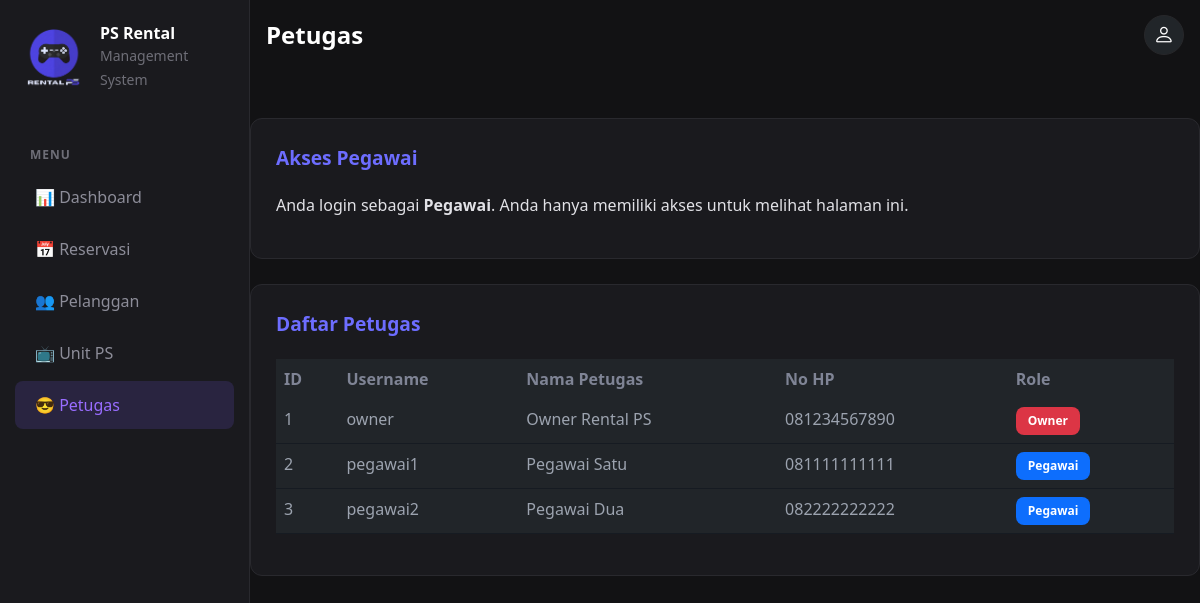
Page /petugas.php (signed in) on the committed database.
### tables this page shows
CREATE TABLE `tb_petugas` (
  `id_petugas` int(11) NOT NULL,
  `username` varchar(50) NOT NULL,
  `password` varchar(255) NOT NULL,
  `nama_petugas` varchar(100) NOT NULL,
  `no_hp` varchar(15) DEFAULT NULL,
  `role` enum('owner','pegawai') NOT NULL DEFAULT 'pegawai',
  `created_at` timestamp NOT NULL DEFAULT current_timestamp()
);

### petugas.php (the view, shortened to what this page needs)
<?php
include 'koneksi.php';
$isOwner = isset($_SESSION['role']) && $_SESSION['role'] == 'owner';
?>
<!DOCTYPE html>
<html lang="id">
<head>
    <link href="https://cdn.jsdelivr.net/npm/bootstrap@5.3.0/dist/css/bootstrap.min.css" rel="stylesheet">
    <link rel="stylesheet" href="https://cdn.jsdelivr.net/npm/bootstrap-icons@1.11.0/font/bootstrap-icons.css">
    <link rel="stylesheet" href="petugas.css">
</head>
<body>
    <div class="d-md-flex">
        <?php include 'sidebar.php'; ?>
        <main class="flex-grow-1">
            <?php
            include 'topbar.php';
            ?>
            <div class="container-fluid p-3 p-md-4">
            </div>
            <?php if ($isOwner) { ?>
                <div class="card-custom">
                    <div class="card-title">
                        Input Petugas Baru
                    </div>
                    <form action="tambah_petugas.php" method="POST">
                        <div class="row g-3">
                            <div class="col-md-6">
                                <input type="text"
                                    name="username"
                                    class="form-control custom-input"
                                    placeholder="Username"
                                    required>
                            </div>
                            <div class="col-md-6">
                                <input type="password"
                                    name="password"
                                    class="form-control custom-input"
                                    placeholder="Password"
                                    required>
                            </div>
                            <div class="col-md-6">
                                <input type="text"
                                    name="nama_petugas"
                                    class="form-control custom-input"
                                    placeholder="Nama Petugas"
                                    required>
                            </div>
                            <div class="col-md-6">
                                <input type="text"
                                    name="no_hp"
                                    class="form-control custom-input"
                                    placeholder="No HP"
                                    required>
                            </div>
                            <div class="col-md-6">
                                <select name="role"
                                    class="form-control custom-input"
                                    required>
                                    <option value="pegawai">Pegawai</option>
                                    <option value="owner">Owner</option>
                                </select>
                            </div>
                        </div>
                        <div class="text-end mt-4">
                            <button type="submit"
                                name="simpan"
                                class="btn btn-save">
                                Tambah Petugas
                            </button>
                        </div>
                    </form>
                </div>
                <div class="card-custom mt-4">
                    <div class="card-title">
                        Hapus Petugas
                    </div>
                    <form action="hapus_petugas.php" method="POST">
                        <div class="row g-3">
                            <div class="col-md-6">
                                <input type="text"
                                    name="username"
                                    class="form-control custom-input"
                                    placeholder="Username Petugas"
                                    required>
                            </div>
                            <div class="col-md-6">
                                <input type="text"
                                    name="nama_petugas"
                                    class="form-control custom-input"
                                    placeholder="Nama Petugas"
                                    required>
                            </div>
                        </div>
                        <div class="text-end mt-4">
                            <button type="submit"
                                name="hapus"
                                class="btn btn-delete"
                                onclick="return confirm('Yakin ingin menghapus petugas ini?')">
                                Hapus Petugas
                            </button>
                        </div>
                    </form>
                </div>
            <?php } else { ?>
                <div class="card-custom">
                    <div class="card-title">
                        Akses Pegawai
                    </div>
                    <p>
                        Anda login sebagai <strong>Pegawai</strong>.
                        Anda hanya memiliki akses untuk melihat halaman ini.
                    </p>
                </div>
            <?php } ?>
            <div class="card-custom mt-4">
                <div class="card-title">
                    Daftar Petugas
                </div>
                <div class="table-responsive">
                    <table class="table petugas-table">
                        <thead>
                            <tr>
                                <th>ID</th>
                                <th>Username</th>
                                <th>Nama Petugas</th>
                                <th>No HP</th>
                                <th>Role</th>
                            </tr>
                        </thead>
                        <tbody>
                            <?php
                            $query = mysqli_query(
                                $koneksi,
                                "SELECT * FROM tb_petugas ORDER BY id_petugas ASC"
                            );
                            while ($data = mysqli_fetch_assoc($query)) {
                            ?>
                                <tr>
                                    <td><?= $data['id_petugas']; ?></td>
                                    <td><?= $data['username']; ?></td>
                                    <td><?= $data['nama_petugas']; ?></td>
                                    <td><?= $data['no_hp']; ?></td>
                                    <td>
                                        <?php if ($data['role'] == 'owner') { ?>
                                            <span class="badge bg-danger">Owner</span>
                                        <?php } else { ?>
                                            <span class="badge bg-primary">Pegawai</span>
                                        <?php } ?>
                                    </td>
                                </tr>
                            <?php } ?>
                        </tbody>
                    </table>
                </div>
            </div>
    </div>
</body>
</html>

### petugas.css (style rules this page uses)
body { background: #0b0b12; color: #ffffff; font-family: 'Segoe UI', sans-serif; }
.card-custom { background: #14141f; border: 1px solid rgba(255,255,255,.08); border-radius: 16px; padding: 25px; margin-bottom: 25px; }
.card-title { color: #6d6dff; font-size: 1.2rem; font-weight: 700; margin-bottom: 20px; }
.petugas-table { --bs-table-bg: #rgba(33, 37, 41); --bs-table-color: #e4e4e7; }
.petugas-table thead th { background: rgba(33, 37, 41); color: #7f8495; border: none; }
.petugas-table tbody td { background: rgba(33, 37, 41); color: #9ca3af; border-color: #161b22; }
.badge { padding: 8px 12px; font-size: .75rem; border-radius: 8px; }

### sidebar.php (style rules this page uses)
html, body { min-height: 100%; overflow-x: hidden; }
.flex-grow-1 { min-width: 0; width: 100%; }
body { background-color: #121214; color: #e1e1e6; font-family: 'Segoe UI', Tahoma, Geneva, Verdana, sans-serif; }
.card-custom { background-color: #1a1a1e; border: 1px solid #29292e; border-radius: 12px; }
.table-responsive { overflow-x: auto; }

### rows in the picture
tb_petugas: id_petugas "1", username "owner", nama_petugas "Owner Rental PS", no_hp "081234567890", role "Owner"
tb_petugas: id_petugas "2", username "pegawai1", nama_petugas "Pegawai Satu", no_hp "081111111111", role "Pegawai"
tb_petugas: id_petugas "3", username "pegawai2", nama_petugas "Pegawai Dua", no_hp "082222222222", role "Pegawai"

### other values in the picture
$page_title "Petugas"
